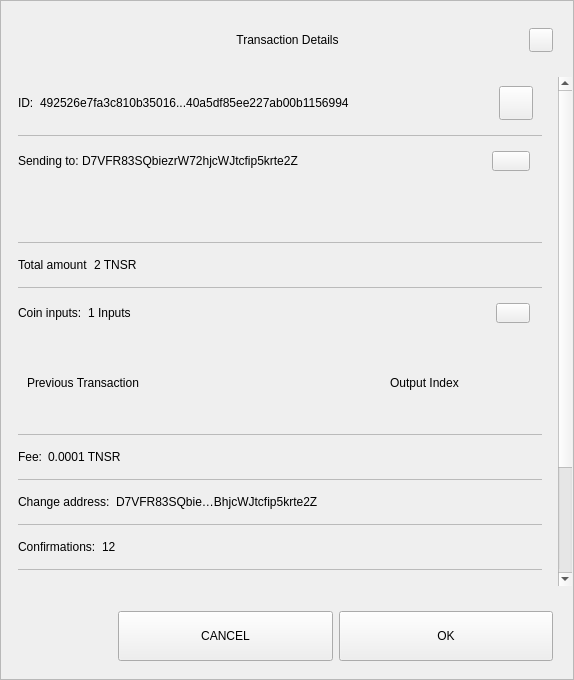
<?xml version="1.0" encoding="UTF-8"?>
<ui version="4.0">
 <class>TxDetailDialog</class>
 <widget class="QWidget" name="TxDetailDialog">
  <property name="geometry">
   <rect>
    <x>0</x>
    <y>0</y>
    <width>574</width>
    <height>680</height>
   </rect>
  </property>
  <property name="sizePolicy">
   <sizepolicy hsizetype="Preferred" vsizetype="Expanding">
    <horstretch>0</horstretch>
    <verstretch>0</verstretch>
   </sizepolicy>
  </property>
  <property name="minimumSize">
   <size>
    <width>574</width>
    <height>500</height>
   </size>
  </property>
  <property name="windowTitle">
   <string>Form</string>
  </property>
  <property name="styleSheet">
   <string notr="true"/>
  </property>
  <layout class="QVBoxLayout" name="verticalLayout_3">
   <property name="spacing">
    <number>0</number>
   </property>
   <property name="leftMargin">
    <number>0</number>
   </property>
   <property name="topMargin">
    <number>0</number>
   </property>
   <property name="rightMargin">
    <number>0</number>
   </property>
   <property name="bottomMargin">
    <number>0</number>
   </property>
   <item>
    <widget class="QFrame" name="frame">
     <property name="sizePolicy">
      <sizepolicy hsizetype="Preferred" vsizetype="Expanding">
       <horstretch>0</horstretch>
       <verstretch>0</verstretch>
      </sizepolicy>
     </property>
     <property name="styleSheet">
      <string notr="true"/>
     </property>
     <property name="frameShape">
      <enum>QFrame::StyledPanel</enum>
     </property>
     <property name="frameShadow">
      <enum>QFrame::Raised</enum>
     </property>
     <layout class="QVBoxLayout" name="verticalLayout">
      <property name="leftMargin">
       <number>0</number>
      </property>
      <property name="rightMargin">
       <number>0</number>
      </property>
      <item>
       <layout class="QHBoxLayout" name="horizontalLayout_3">
        <property name="spacing">
         <number>0</number>
        </property>
        <property name="leftMargin">
         <number>20</number>
        </property>
        <property name="topMargin">
         <number>10</number>
        </property>
        <property name="rightMargin">
         <number>20</number>
        </property>
        <item>
         <spacer name="horizontalSpacer_1">
          <property name="orientation">
           <enum>Qt::Horizontal</enum>
          </property>
          <property name="sizeHint" stdset="0">
           <size>
            <width>40</width>
            <height>20</height>
           </size>
          </property>
         </spacer>
        </item>
        <item>
         <widget class="QLabel" name="labelTitle">
          <property name="minimumSize">
           <size>
            <width>0</width>
            <height>40</height>
           </size>
          </property>
          <property name="maximumSize">
           <size>
            <width>16777215</width>
            <height>40</height>
           </size>
          </property>
          <property name="styleSheet">
           <string notr="true">padding-left:24px;</string>
          </property>
          <property name="text">
           <string>Transaction Details</string>
          </property>
          <property name="alignment">
           <set>Qt::AlignCenter</set>
          </property>
          <property name="margin">
           <number>7</number>
          </property>
         </widget>
        </item>
        <item>
         <spacer name="horizontalSpacer_2">
          <property name="orientation">
           <enum>Qt::Horizontal</enum>
          </property>
          <property name="sizeHint" stdset="0">
           <size>
            <width>40</width>
            <height>20</height>
           </size>
          </property>
         </spacer>
        </item>
        <item>
         <widget class="QPushButton" name="btnEsc">
          <property name="minimumSize">
           <size>
            <width>24</width>
            <height>24</height>
           </size>
          </property>
          <property name="maximumSize">
           <size>
            <width>24</width>
            <height>24</height>
           </size>
          </property>
          <property name="focusPolicy">
           <enum>Qt::NoFocus</enum>
          </property>
          <property name="text">
           <string/>
          </property>
         </widget>
        </item>
       </layout>
      </item>
      <item>
       <spacer name="verticalSpacer">
        <property name="orientation">
         <enum>Qt::Vertical</enum>
        </property>
        <property name="sizeType">
         <enum>QSizePolicy::Fixed</enum>
        </property>
        <property name="sizeHint" stdset="0">
         <size>
          <width>20</width>
          <height>10</height>
         </size>
        </property>
       </spacer>
      </item>
      <item>
       <widget class="QWidget" name="layoutScroll" native="true">
        <property name="minimumSize">
         <size>
          <width>0</width>
          <height>0</height>
         </size>
        </property>
        <layout class="QVBoxLayout" name="verticalLayout_4">
         <property name="leftMargin">
          <number>0</number>
         </property>
         <property name="topMargin">
          <number>0</number>
         </property>
         <property name="rightMargin">
          <number>0</number>
         </property>
         <item>
          <widget class="QScrollArea" name="scrollArea">
           <property name="styleSheet">
            <string notr="true">#scrollArea {
background:transparent;
}</string>
           </property>
           <property name="horizontalScrollBarPolicy">
            <enum>Qt::ScrollBarAlwaysOff</enum>
           </property>
           <property name="sizeAdjustPolicy">
            <enum>QAbstractScrollArea::AdjustIgnored</enum>
           </property>
           <property name="widgetResizable">
            <bool>true</bool>
           </property>
           <property name="alignment">
            <set>Qt::AlignLeading|Qt::AlignLeft|Qt::AlignTop</set>
           </property>
           <widget class="QWidget" name="scrollAreaWidgetContents">
            <property name="geometry">
             <rect>
              <x>0</x>
              <y>-181</y>
              <width>556</width>
              <height>739</height>
             </rect>
            </property>
            <property name="autoFillBackground">
             <bool>false</bool>
            </property>
            <property name="styleSheet">
             <string notr="true">#scrollAreaWidgetContents {
background:transparent;
}</string>
            </property>
            <layout class="QVBoxLayout" name="verticalLayout_7">
             <property name="spacing">
              <number>0</number>
             </property>
             <property name="sizeConstraint">
              <enum>QLayout::SetDefaultConstraint</enum>
             </property>
             <property name="leftMargin">
              <number>0</number>
             </property>
             <property name="topMargin">
              <number>0</number>
             </property>
             <property name="rightMargin">
              <number>0</number>
             </property>
             <property name="bottomMargin">
              <number>0</number>
             </property>
             <item>
              <widget class="QWidget" name="content" native="true">
               <layout class="QVBoxLayout" name="verticalLayout_2">
                <property name="leftMargin">
                 <number>16</number>
                </property>
                <property name="topMargin">
                 <number>0</number>
                </property>
                <property name="rightMargin">
                 <number>16</number>
                </property>
                <item>
                 <widget class="QWidget" name="contentID" native="true">
                  <layout class="QHBoxLayout" name="horizontalLayout_12" stretch="0,1,0">
                   <property name="leftMargin">
                    <number>0</number>
                   </property>
                   <item>
                    <widget class="QLabel" name="labelId">
                     <property name="maximumSize">
                      <size>
                       <width>16777215</width>
                       <height>16777215</height>
                      </size>
                     </property>
                     <property name="text">
                      <string>ID:</string>
                     </property>
                    </widget>
                   </item>
                   <item>
                    <widget class="QLabel" name="textId">
                     <property name="text">
                      <string>492526e7fa3c810b35016...40a5df85ee227ab00b1156994</string>
                     </property>
                    </widget>
                   </item>
                   <item>
                    <widget class="QPushButton" name="pushCopy">
                     <property name="minimumSize">
                      <size>
                       <width>34</width>
                       <height>34</height>
                      </size>
                     </property>
                     <property name="maximumSize">
                      <size>
                       <width>34</width>
                       <height>34</height>
                      </size>
                     </property>
                     <property name="focusPolicy">
                      <enum>Qt::NoFocus</enum>
                     </property>
                     <property name="text">
                      <string/>
                     </property>
                     <property name="iconSize">
                      <size>
                       <width>24</width>
                       <height>24</height>
                      </size>
                     </property>
                    </widget>
                   </item>
                  </layout>
                 </widget>
                </item>
                <item>
                 <widget class="QLabel" name="labelDivider9">
                  <property name="maximumSize">
                   <size>
                    <width>16777215</width>
                    <height>1</height>
                   </size>
                  </property>
                  <property name="styleSheet">
                   <string notr="true">background-color:#bababa;</string>
                  </property>
                  <property name="text">
                   <string/>
                  </property>
                 </widget>
                </item>
                <item>
                 <widget class="QWidget" name="contentOutputs" native="true">
                  <layout class="QHBoxLayout" name="horizontalLayout_11" stretch="0,3,0">
                   <property name="spacing">
                    <number>0</number>
                   </property>
                   <property name="leftMargin">
                    <number>0</number>
                   </property>
                   <property name="rightMargin">
                    <number>12</number>
                   </property>
                   <item>
                    <widget class="QLabel" name="labelSend">
                     <property name="maximumSize">
                      <size>
                       <width>16777215</width>
                       <height>16777215</height>
                      </size>
                     </property>
                     <property name="text">
                      <string>Sending to: </string>
                     </property>
                    </widget>
                   </item>
                   <item>
                    <widget class="QLabel" name="textSend">
                     <property name="text">
                      <string>D7VFR83SQbiezrW72hjcWJtcfip5krte2Z </string>
                     </property>
                    </widget>
                   </item>
                   <item>
                    <widget class="QPushButton" name="pushOutputs">
                     <property name="minimumSize">
                      <size>
                       <width>34</width>
                       <height>20</height>
                      </size>
                     </property>
                     <property name="maximumSize">
                      <size>
                       <width>38</width>
                       <height>20</height>
                      </size>
                     </property>
                     <property name="focusPolicy">
                      <enum>Qt::NoFocus</enum>
                     </property>
                     <property name="styleSheet">
                      <string notr="true"/>
                     </property>
                     <property name="text">
                      <string/>
                     </property>
                    </widget>
                   </item>
                  </layout>
                 </widget>
                </item>
                <item>
                 <widget class="QScrollArea" name="outputsScrollArea">
                  <property name="minimumSize">
                   <size>
                    <width>0</width>
                    <height>50</height>
                   </size>
                  </property>
                  <property name="styleSheet">
                   <string notr="true">#outputsScrollArea {
background:transparent;
}</string>
                  </property>
                  <property name="widgetResizable">
                   <bool>true</bool>
                  </property>
                  <widget class="QWidget" name="container_outputs_base">
                   <property name="geometry">
                    <rect>
                     <x>0</x>
                     <y>0</y>
                     <width>522</width>
                     <height>48</height>
                    </rect>
                   </property>
                   <property name="styleSheet">
                    <string notr="true">#container_outputs_base {
background:transparent;
}</string>
                   </property>
                  </widget>
                 </widget>
                </item>
                <item>
                 <widget class="QLabel" name="labelDivider8">
                  <property name="maximumSize">
                   <size>
                    <width>16777215</width>
                    <height>1</height>
                   </size>
                  </property>
                  <property name="styleSheet">
                   <string notr="true">background-color:#bababa;</string>
                  </property>
                  <property name="text">
                   <string/>
                  </property>
                 </widget>
                </item>
                <item>
                 <widget class="QWidget" name="contentAmount" native="true">
                  <layout class="QHBoxLayout" name="horizontalLayout_4" stretch="0,1">
                   <property name="leftMargin">
                    <number>0</number>
                   </property>
                   <item>
                    <widget class="QLabel" name="labelAmount">
                     <property name="maximumSize">
                      <size>
                       <width>16777215</width>
                       <height>16777215</height>
                      </size>
                     </property>
                     <property name="text">
                      <string>Total amount</string>
                     </property>
                    </widget>
                   </item>
                   <item>
                    <widget class="QLabel" name="textAmount">
                     <property name="text">
                      <string>2 TNSR</string>
                     </property>
                    </widget>
                   </item>
                  </layout>
                 </widget>
                </item>
                <item>
                 <widget class="QLabel" name="labelDivider6">
                  <property name="maximumSize">
                   <size>
                    <width>16777215</width>
                    <height>1</height>
                   </size>
                  </property>
                  <property name="styleSheet">
                   <string notr="true">background-color:#bababa;</string>
                  </property>
                  <property name="text">
                   <string/>
                  </property>
                 </widget>
                </item>
                <item>
                 <widget class="QWidget" name="contentInputs" native="true">
                  <layout class="QHBoxLayout" name="horizontalLayout" stretch="0,2,0">
                   <property name="leftMargin">
                    <number>0</number>
                   </property>
                   <property name="rightMargin">
                    <number>12</number>
                   </property>
                   <item>
                    <widget class="QLabel" name="labelInputs">
                     <property name="sizePolicy">
                      <sizepolicy hsizetype="Minimum" vsizetype="Preferred">
                       <horstretch>0</horstretch>
                       <verstretch>0</verstretch>
                      </sizepolicy>
                     </property>
                     <property name="maximumSize">
                      <size>
                       <width>16777215</width>
                       <height>16777215</height>
                      </size>
                     </property>
                     <property name="text">
                      <string>Coin inputs:</string>
                     </property>
                    </widget>
                   </item>
                   <item>
                    <widget class="QLabel" name="textInputs">
                     <property name="text">
                      <string>1 Inputs</string>
                     </property>
                    </widget>
                   </item>
                   <item>
                    <widget class="QPushButton" name="pushInputs">
                     <property name="maximumSize">
                      <size>
                       <width>34</width>
                       <height>20</height>
                      </size>
                     </property>
                     <property name="focusPolicy">
                      <enum>Qt::NoFocus</enum>
                     </property>
                     <property name="styleSheet">
                      <string notr="true"/>
                     </property>
                     <property name="text">
                      <string/>
                     </property>
                    </widget>
                   </item>
                  </layout>
                 </widget>
                </item>
                <item>
                 <widget class="QFrame" name="gridInputs">
                  <property name="sizePolicy">
                   <sizepolicy hsizetype="Preferred" vsizetype="MinimumExpanding">
                    <horstretch>0</horstretch>
                    <verstretch>0</verstretch>
                   </sizepolicy>
                  </property>
                  <property name="minimumSize">
                   <size>
                    <width>0</width>
                    <height>90</height>
                   </size>
                  </property>
                  <layout class="QGridLayout" name="gridLayoutInput" columnstretch="5,2" rowminimumheight="0">
                   <property name="sizeConstraint">
                    <enum>QLayout::SetMaximumSize</enum>
                   </property>
                   <property name="verticalSpacing">
                    <number>0</number>
                   </property>
                   <item row="0" column="0" alignment="Qt::AlignLeft">
                    <widget class="QLabel" name="labelTitlePrevTx">
                     <property name="text">
                      <string>Previous Transaction</string>
                     </property>
                    </widget>
                   </item>
                   <item row="0" column="1" alignment="Qt::AlignLeft">
                    <widget class="QLabel" name="labelOutputIndex">
                     <property name="text">
                      <string>Output Index</string>
                     </property>
                     <property name="alignment">
                      <set>Qt::AlignCenter</set>
                     </property>
                    </widget>
                   </item>
                  </layout>
                 </widget>
                </item>
                <item>
                 <widget class="QLabel" name="labelDivider1">
                  <property name="maximumSize">
                   <size>
                    <width>16777215</width>
                    <height>1</height>
                   </size>
                  </property>
                  <property name="styleSheet">
                   <string notr="true">background-color:#bababa;</string>
                  </property>
                  <property name="text">
                   <string/>
                  </property>
                 </widget>
                </item>
                <item>
                 <widget class="QWidget" name="contentFee" native="true">
                  <layout class="QHBoxLayout" name="horizontalLayout_7" stretch="0,1">
                   <property name="leftMargin">
                    <number>0</number>
                   </property>
                   <item>
                    <widget class="QLabel" name="labelFee">
                     <property name="maximumSize">
                      <size>
                       <width>16777215</width>
                       <height>16777215</height>
                      </size>
                     </property>
                     <property name="text">
                      <string>Fee:</string>
                     </property>
                    </widget>
                   </item>
                   <item>
                    <widget class="QLabel" name="textFee">
                     <property name="text">
                      <string>0.0001 TNSR</string>
                     </property>
                    </widget>
                   </item>
                  </layout>
                 </widget>
                </item>
                <item>
                 <widget class="QLabel" name="labelDivider2">
                  <property name="maximumSize">
                   <size>
                    <width>16777215</width>
                    <height>1</height>
                   </size>
                  </property>
                  <property name="styleSheet">
                   <string notr="true">background-color:#bababa;</string>
                  </property>
                  <property name="text">
                   <string/>
                  </property>
                 </widget>
                </item>
                <item>
                 <widget class="QWidget" name="contentChangeAddress" native="true">
                  <layout class="QHBoxLayout" name="horizontalLayout_6" stretch="0,1">
                   <property name="leftMargin">
                    <number>0</number>
                   </property>
                   <item>
                    <widget class="QLabel" name="labelChange">
                     <property name="maximumSize">
                      <size>
                       <width>16777215</width>
                       <height>16777215</height>
                      </size>
                     </property>
                     <property name="text">
                      <string>Change address:</string>
                     </property>
                    </widget>
                   </item>
                   <item>
                    <widget class="QLabel" name="textChange">
                     <property name="text">
                      <string>D7VFR83SQbie…BhjcWJtcfip5krte2Z </string>
                     </property>
                    </widget>
                   </item>
                  </layout>
                 </widget>
                </item>
                <item>
                 <widget class="QLabel" name="labelDivider4">
                  <property name="maximumSize">
                   <size>
                    <width>16777215</width>
                    <height>1</height>
                   </size>
                  </property>
                  <property name="styleSheet">
                   <string notr="true">background-color:#bababa;</string>
                  </property>
                  <property name="text">
                   <string/>
                  </property>
                 </widget>
                </item>
                <item>
                 <widget class="QWidget" name="contentConfirmations" native="true">
                  <layout class="QHBoxLayout" name="horizontalLayout_8" stretch="0,1">
                   <property name="leftMargin">
                    <number>0</number>
                   </property>
                   <item>
                    <widget class="QLabel" name="labelConfirmations">
                     <property name="maximumSize">
                      <size>
                       <width>16777215</width>
                       <height>16777215</height>
                      </size>
                     </property>
                     <property name="text">
                      <string>Confirmations:</string>
                     </property>
                    </widget>
                   </item>
                   <item>
                    <widget class="QLabel" name="textConfirmations">
                     <property name="text">
                      <string>12</string>
                     </property>
                    </widget>
                   </item>
                  </layout>
                 </widget>
                </item>
                <item>
                 <widget class="QLabel" name="labelDivider7">
                  <property name="maximumSize">
                   <size>
                    <width>16777215</width>
                    <height>1</height>
                   </size>
                  </property>
                  <property name="styleSheet">
                   <string notr="true">background-color:#bababa;</string>
                  </property>
                  <property name="text">
                   <string/>
                  </property>
                 </widget>
                </item>
                <item>
                 <widget class="QWidget" name="contentSize" native="true">
                  <layout class="QHBoxLayout" name="horizontalLayout_9" stretch="0,1">
                   <property name="leftMargin">
                    <number>0</number>
                   </property>
                   <item>
                    <widget class="QLabel" name="labelSize">
                     <property name="maximumSize">
                      <size>
                       <width>16777215</width>
                       <height>16777215</height>
                      </size>
                     </property>
                     <property name="text">
                      <string>Size:</string>
                     </property>
                    </widget>
                   </item>
                   <item>
                    <widget class="QLabel" name="textSize">
                     <property name="text">
                      <string>2 kB</string>
                     </property>
                    </widget>
                   </item>
                  </layout>
                 </widget>
                </item>
                <item>
                 <widget class="QLabel" name="labelDivider3">
                  <property name="maximumSize">
                   <size>
                    <width>16777215</width>
                    <height>1</height>
                   </size>
                  </property>
                  <property name="styleSheet">
                   <string notr="true">background-color:#bababa;</string>
                  </property>
                  <property name="text">
                   <string/>
                  </property>
                 </widget>
                </item>
                <item>
                 <widget class="QWidget" name="contentDate" native="true">
                  <layout class="QHBoxLayout" name="horizontalLayout_5" stretch="0,1">
                   <property name="leftMargin">
                    <number>0</number>
                   </property>
                   <item>
                    <widget class="QLabel" name="labelDate">
                     <property name="maximumSize">
                      <size>
                       <width>16777215</width>
                       <height>16777215</height>
                      </size>
                     </property>
                     <property name="text">
                      <string>Date:</string>
                     </property>
                    </widget>
                   </item>
                   <item>
                    <widget class="QLabel" name="textDate">
                     <property name="text">
                      <string>May 25, 2017</string>
                     </property>
                    </widget>
                   </item>
                  </layout>
                 </widget>
                </item>
                <item>
                 <widget class="QLabel" name="labelDivider5">
                  <property name="maximumSize">
                   <size>
                    <width>16777215</width>
                    <height>1</height>
                   </size>
                  </property>
                  <property name="styleSheet">
                   <string notr="true">background-color:#bababa;</string>
                  </property>
                  <property name="text">
                   <string/>
                  </property>
                 </widget>
                </item>
                <item>
                 <widget class="QWidget" name="contentStatus" native="true">
                  <layout class="QHBoxLayout" name="horizontalLayout_10" stretch="0,1">
                   <property name="leftMargin">
                    <number>0</number>
                   </property>
                   <item>
                    <widget class="QLabel" name="labelStatus">
                     <property name="maximumSize">
                      <size>
                       <width>16777215</width>
                       <height>16777215</height>
                      </size>
                     </property>
                     <property name="text">
                      <string>Status:</string>
                     </property>
                    </widget>
                   </item>
                   <item>
                    <widget class="QLabel" name="textStatus">
                     <property name="text">
                      <string>Spendable</string>
                     </property>
                    </widget>
                   </item>
                  </layout>
                 </widget>
                </item>
                <item>
                 <spacer name="verticalSpacer_2">
                  <property name="orientation">
                   <enum>Qt::Vertical</enum>
                  </property>
                  <property name="sizeType">
                   <enum>QSizePolicy::Expanding</enum>
                  </property>
                  <property name="sizeHint" stdset="0">
                   <size>
                    <width>20</width>
                    <height>10</height>
                   </size>
                  </property>
                 </spacer>
                </item>
                <item>
                 <widget class="QLabel" name="labelWarning">
                  <property name="text">
                   <string>TextLabel</string>
                  </property>
                  <property name="alignment">
                   <set>Qt::AlignCenter</set>
                  </property>
                 </widget>
                </item>
               </layout>
              </widget>
             </item>
            </layout>
           </widget>
          </widget>
         </item>
        </layout>
       </widget>
      </item>
      <item>
       <widget class="QWidget" name="containerButtons" native="true">
        <layout class="QHBoxLayout" name="horizontalLayout1" stretch="1,2,2">
         <property name="leftMargin">
          <number>10</number>
         </property>
         <property name="rightMargin">
          <number>20</number>
         </property>
         <item>
          <spacer name="horizontalSpacer_3">
           <property name="orientation">
            <enum>Qt::Horizontal</enum>
           </property>
           <property name="sizeHint" stdset="0">
            <size>
             <width>40</width>
             <height>20</height>
            </size>
           </property>
          </spacer>
         </item>
         <item>
          <widget class="QPushButton" name="btnCancel">
           <property name="minimumSize">
            <size>
             <width>200</width>
             <height>50</height>
            </size>
           </property>
           <property name="focusPolicy">
            <enum>Qt::NoFocus</enum>
           </property>
           <property name="text">
            <string>CANCEL</string>
           </property>
          </widget>
         </item>
         <item>
          <widget class="QPushButton" name="btnSave">
           <property name="minimumSize">
            <size>
             <width>200</width>
             <height>50</height>
            </size>
           </property>
           <property name="focusPolicy">
            <enum>Qt::NoFocus</enum>
           </property>
           <property name="text">
            <string>OK</string>
           </property>
          </widget>
         </item>
        </layout>
       </widget>
      </item>
     </layout>
    </widget>
   </item>
  </layout>
 </widget>
 <resources/>
 <connections/>
</ui>
